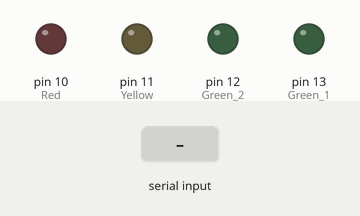
A sketch run on a simulated Arduino Uno, built with avr-gcc and run on an emulated ATmega328P. Parts: output pins drawn as LEDs (lit = HIGH). The test bench sets the inputs (shaded band). What the sketch prints to the serial monitor is not drawn.

Above: at 1.2 s.
1.3 s: "1\n" received over Serial
At 2.0 s:
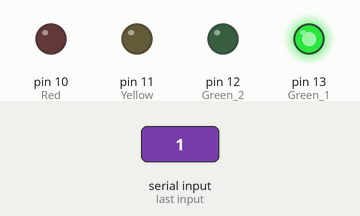
2.8 s: byte 50 (50) received over Serial
At 3.4 s:
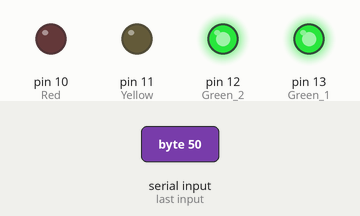
4.3 s: byte 51 (51) received over Serial
At 5.5 s:
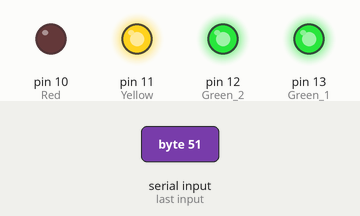
5.8 s: byte 52 (52) received over Serial
At 6.8 s:
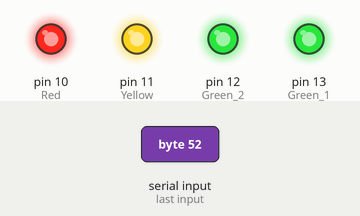
7.3 s: "0\n" received over Serial
At 7.8 s:
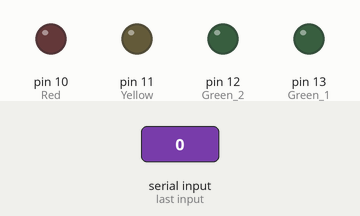
8.8 s: "2\n" received over Serial
At 9.1 s:
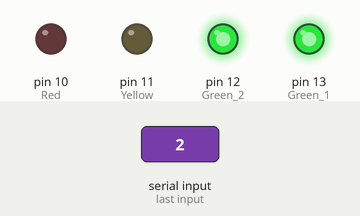
Timing chart, 0 to 11.3 s (numbered marks = the images above; inputs shaded):
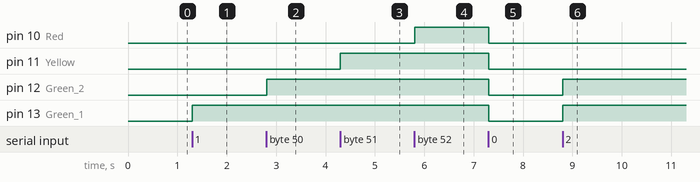

Measured:
- after the input at 1.3 s, pin 13 (Green_1): LOW → HIGH at once
- after the input at 2.8 s, pin 12 (Green_2): LOW → HIGH at once
- after the input at 4.3 s, pin 11 (Yellow): LOW → HIGH at once
- after the input at 5.8 s, pin 10 (Red): LOW → HIGH at once
- after the input at 7.3 s, pin 10 (Red), pin 11 (Yellow), pin 12 (Green_2), pin 13 (Green_1): HIGH → LOW at once
- after the input at 8.8 s, pin 12 (Green_2), pin 13 (Green_1): LOW → HIGH at once

The sketch:

Control_from_py.ino
```cpp
void setup() {
  Serial.begin(57600);  // start serial for output
  Serial.flush();

  pinMode(13, OUTPUT); // Green 1
  pinMode(12, OUTPUT); // Green 2
  pinMode(11, OUTPUT); // Yellow
  pinMode(10, OUTPUT); // Red
}

void loop() {
  int in = Serial.read();
  Serial.print(in);
  Serial.print("\n");

  // If 0 is recieved from python show no LEDs
  if (in == 48) {
    digitalWrite(13, LOW);
    digitalWrite(12, LOW);
    digitalWrite(11, LOW);
    digitalWrite(10, LOW);
  }
  // If 1 is recieved from python show 1 LEDs
  if (in == 49) {
    digitalWrite(13, HIGH);
    digitalWrite(12, LOW);
    digitalWrite(11, LOW);
    digitalWrite(10, LOW);
  }
  // If 2 is recieved from python show 2 LEDs
  if (in == 50) {
    digitalWrite(13, HIGH);
    digitalWrite(12, HIGH);
    digitalWrite(11, LOW);
    digitalWrite(10, LOW);
  }
  // If 3 is recieved from python show 3 LEDs
  if (in == 51) {
    digitalWrite(13, HIGH);
    digitalWrite(12, HIGH);
    digitalWrite(11, HIGH);
    digitalWrite(10, LOW);
  }
  // If 4 is recieved from python show 4 LEDs
  if (in == 52) {
    digitalWrite(13, HIGH);
    digitalWrite(12, HIGH);
    digitalWrite(11, HIGH);
    digitalWrite(10, HIGH);
  }
  delay(10);
}
```
